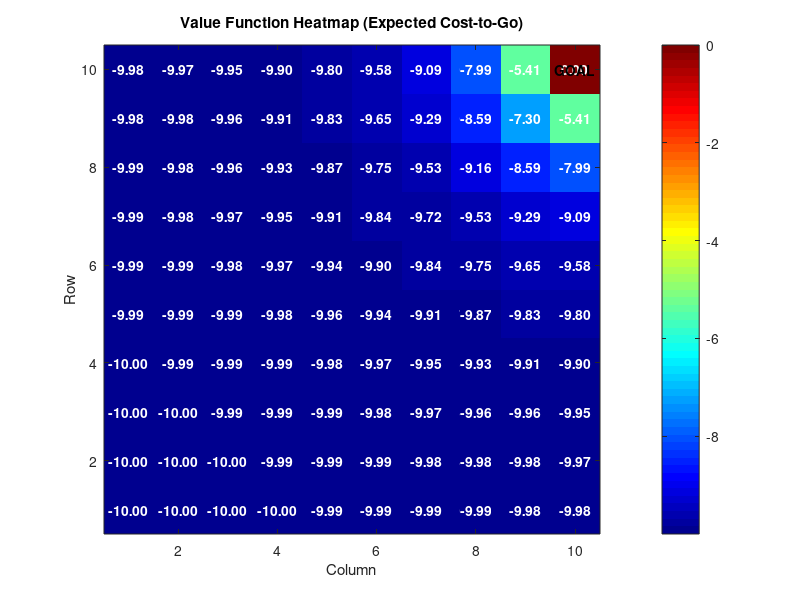
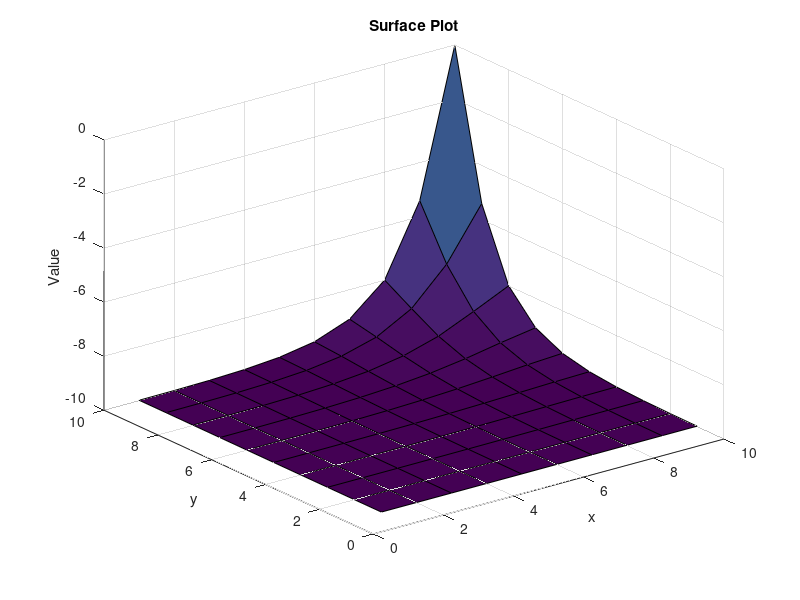

These charts were generated, in order, by the following MATLAB code:
clear; clc;

%% 1. Build grid map
nRow = 10;
nCol = 10;
nS = nRow * nCol;

goal = sub2ind([nRow, nCol], 10, 10);

gamma = 0.9;
theta = 1e-6;

% Actions: up, down, left, right
actions = [-1 0; 1 0; 0 -1; 0 1];
nA = size(actions, 1);

%% 2. Define a simple policy
% Random policy: each action has probability 0.25
pi = ones(nS, nA) / nA;

% Goal state has no action cost
pi(goal, :) = 0;

%% 3. Initialize value function
V = zeros(nS, 1);

%% 4. Bellman Expectation Iteration
num_iter = 0;
while true
    num_iter = num_iter + 1;
    delta = 0;

    for s = 1:nS
        if s == goal
            continue;
        end

        old_v = V(s);
        new_v = 0;

        [r, c] = ind2sub([nRow, nCol], s);

        for a = 1:nA
            nr = r + actions(a, 1);
            nc = c + actions(a, 2);

            % If hit wall, stay in same state
            if nr < 1 || nr > nRow || nc < 1 || nc > nCol
                s_next = s;
            else
                s_next = sub2ind([nRow, nCol], nr, nc);
            end

            % Reward means consumption
            if s_next == goal
                reward = 0;
            else
                reward = -1;
            end

            new_v = new_v + pi(s,a) * (reward + gamma * V(s_next));
        end

        V(s) = new_v;
        delta = max(delta, abs(old_v - V(s)));
    end

    if delta < theta
        break;
    end
end

%% 5. Display value function as grid
fprintf(">> number of iteration: %d", num_iter)
V_grid = reshape(V, [nRow, nCol]);
disp(V_grid);

%% 6. Heatmap visualization

figure(1);
V_grid = reshape(V, [nRow, nCol]);

imagesc(V_grid);         % plot heatmap
colormap('jet');         % color style
colorbar;                % show legend (color scale)

% Flip Y-axis so (1,1) is bottom-left like grid
set(gca, 'YDir', 'normal');

% Add labels
xlabel('Column');
ylabel('Row');
title('Value Function Heatmap (Expected Cost-to-Go)');

% Show values on each cell
for i = 1:nRow
    for j = 1:nCol
        text(j, i, sprintf('%.2f', V_grid(i,j)), ...
            'HorizontalAlignment', 'center', ...
            'Color', 'w', 'FontWeight', 'bold');
    end
end

% Highlight goal
[row_g, col_g] = ind2sub([nRow, nCol], goal);
text(col_g, row_g, 'GOAL', ...
    'HorizontalAlignment', 'center', ...
    'Color', 'k', 'FontWeight', 'bold');

figure(2);
surf(1:nRow, 1:nCol, V_grid);
title('Surface Plot');
xlabel('x'); ylabel('y'); zlabel('Value');
